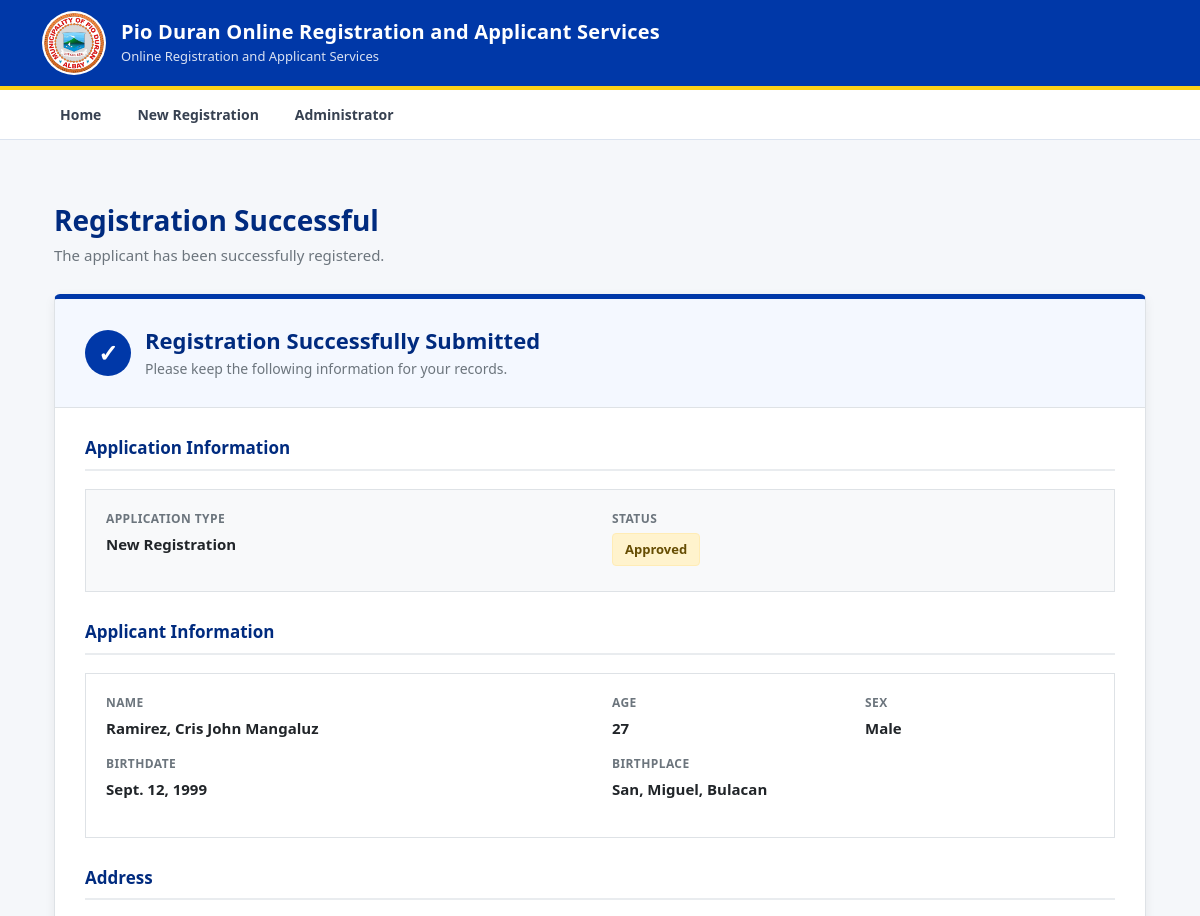
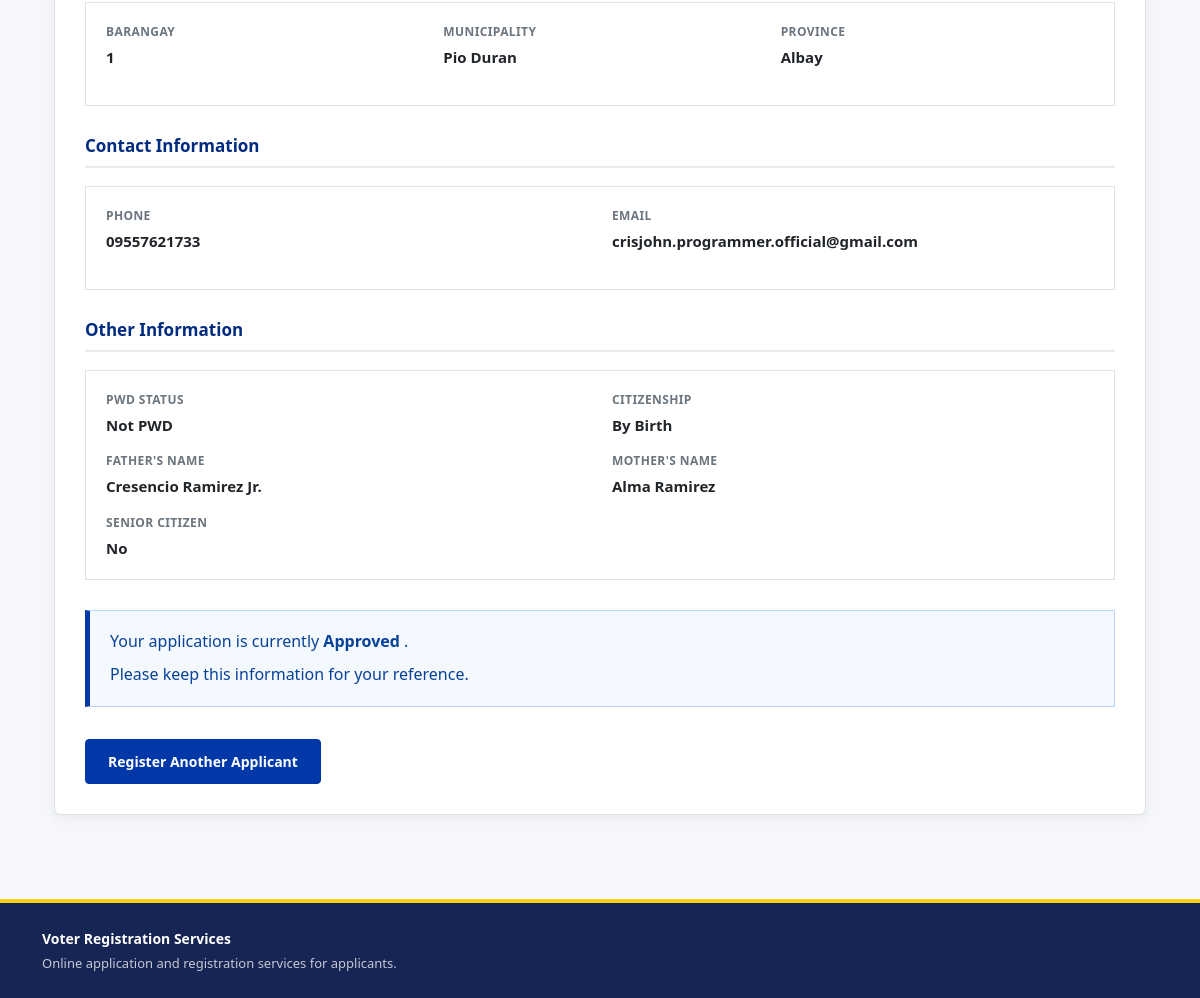
/registration-success/2/, run on the app's committed database (2 pictures, top to bottom).
### Applicants/models.py (models this page shows, shortened)
class Applicant(models.Model):
    APPLICATION_CHOICES = [
        ("NEW", "New Registration"),
        ("UPDATE", "Update Information"),
        ("TRANSFER", "Transfer"),
        ("REACTIVATION", "Reactivation"),
        ("REINSTATEMENT", "Reinstatement"),
    ]
    APPLICATION_STATUS = [
        ("APPROVED", "Approved"),
        ("DISAPPROVED", "Disapproved"),
        ("PENDING", "Pending"),
        ("REVIEW", "Review"),
    ]
    PWD_CHOICES = [
        ("NO", "Not PWD"),
        ("VISUAL", "Visual Disability"),
        ("HEARING", "Hearing Disability"),
        ("PHYSICAL", "Physical Disability"),
        ("INTELLECTUAL", "Intellectual Disability"),
        ("PSYCHOSOCIAL", "Psychosocial Disability"),
        ("MULTIPLE", "Multiple Disabilities"),
        ("OTHER", "Other"),
    ]
    VERIFICATION_STATUS = [
        ("UNVERIFIED", "Unverified"),
        ("BIOMETRICS_PENDING", "Biometrics Pending"),
        ("VERIFIED", "Verified"),
    ]
    CITIZENSHIP_CHOICES = [
        ("BY_BIRTH", "By Birth"),
        ("NATURALIZED", "Naturalized"),
    ]
    lastname = models.CharField(max_length=255)
    firstname = models.CharField(max_length=255)
    middlename = models.CharField(max_length=255)
    civil_status = models.CharField(max_length=20, null=True, blank=True)
    age = models.IntegerField()
    sex = models.CharField(max_length=20)
    birthdate = models.DateField()
    birthplace = models.CharField(max_length=255)
    civil_status = models.CharField(max_length=20, null=True, blank=True)
    brgy = models.ForeignKey(
        Barangay,
        on_delete=models.SET_NULL,
        null=True,
        blank=True
    )
    province = models.CharField(max_length=255, default="Albay")
    municipality = models.CharField(max_length=255, default="Pio Duran")
    phone = models.CharField(max_length=11)
    email = models.EmailField(unique=True)
    application_type = models.CharField(
        max_length=20,
        choices=APPLICATION_CHOICES,
        default="NEW"
    )
    pwd_status = models.CharField(
        max_length=20,
        choices=PWD_CHOICES,
        default="NO"
    )
    citizenship_status = models.CharField(
        max_length=20,
        choices=CITIZENSHIP_CHOICES,
        default="BY_BIRTH"
    )
    status = models.CharField(
        max_length=20,
        choices=APPLICATION_STATUS,
        default='PENDING'
    )
    verification_status = models.CharField(
        max_length=30,
        choices=VERIFICATION_STATUS,
        default="UNVERIFIED"
    )
    father = models.CharField(max_length=255)
    mother = models.CharField(max_length=255)
    is_active = models.BooleanField(default=True)
    is_senior = models.BooleanField(default=False)
    date_joined = models.DateField(auto_now_add=True)
    office_visit_date = models.DateField(
        null=True,
        blank=True
    )
    office_visit_slot = models.PositiveIntegerField(
        null=True,
        blank=True
    )

class Barangay(models.Model):
    name = models.CharField(max_length=255, unique=True)
    def __str__(self):
        return self.name

### Applicants/views.py (the view)
def registration_success(request, applicant_id):
    applicant = get_object_or_404(
        Applicant,
        id=applicant_id
    )
    return render(
        request,
        "components/registration_success.html",
        {
            "applicant": applicant,
        }
    )

### templates/components/registration_success.html (shortened to what this page needs)
{% extends "base.html" %}
{% block content %}
<div class="container py-4">
<div class="page-header">
    <h1>
        Registration Successful
    </h1>
    <p>
        The applicant has been successfully registered.
    </p>
</div>
<div class="success-card">
    <div class="success-header">
        <div class="success-title">
            <div class="success-icon">
                ✓
            </div>
            <div>
                <h2>
                    Registration Successfully Submitted
                </h2>
                <p>
                    Please keep the following information for your records.
                </p>
            </div>
        </div>
    </div>
    <div class="success-body">
        <div class="info-section">
            <h3 class="section-title">
                Application Information
            </h3>
            <div class="application-summary">
                <div class="row">
                    <div class="col-md-6 detail-item">
                        <span class="detail-label">
                            Application Type
                        </span>
                        <div class="detail-value">
                            {{ applicant.get_application_type_display }}
                        </div>
                    </div>
                    <div class="col-md-6 detail-item">
                        <span class="detail-label">
                            Status
                        </span>
                        <div class="detail-value">
                            <span class="status-badge">
                                {{ applicant.get_status_display }}
                            </span>
                        </div>
                    </div>
                </div>
            </div>
        </div>
        <div class="info-section">
            <h3 class="section-title">
                Applicant Information
            </h3>
            <div class="info-card">
                <div class="row">
                    <div class="col-md-6 detail-item">
                        <span class="detail-label">
                            Name
                        </span>
                        <div class="detail-value">
                            {{ applicant.lastname }},
                            {{ applicant.firstname }}
                            {{ applicant.middlename }}
                        </div>
                    </div>
                    <div class="col-md-3 detail-item">
                        <span class="detail-label">
                            Age
                        </span>
                        <div class="detail-value">
                            {{ applicant.age }}
                        </div>
                    </div>
                    <div class="col-md-3 detail-item">
                        <span class="detail-label">
                            Sex
                        </span>
                        <div class="detail-value">
                            {{ applicant.sex }}
                        </div>
                    </div>
                    <div class="col-md-6 detail-item">
                        <span class="detail-label">
                            Birthdate
                        </span>
                        <div class="detail-value">
                            {{ applicant.birthdate }}
                        </div>
                    </div>
                    <div class="col-md-6 detail-item">
                        <span class="detail-label">
                            Birthplace
                        </span>
                        <div class="detail-value">
                            {{ applicant.birthplace }}
                        </div>
                    </div>
                </div>
            </div>
        </div>
        <div class="info-section">
            <h3 class="section-title">
                Address
            </h3>
            <div class="info-card">
                <div class="row">
                    <div class="col-md-4 detail-item">
                        <span class="detail-label">
                            Barangay
                        </span>
                        <div class="detail-value">
                            {{ applicant.brgy }}
                        </div>
                    </div>
                    <div class="col-md-4 detail-item">
                        <span class="detail-label">
                            Municipality
                        </span>
                        <div class="detail-value">
                            {{ applicant.municipality }}
                        </div>
                    </div>
                    <div class="col-md-4 detail-item">
                        <span class="detail-label">
                            Province
                        </span>
                        <div class="detail-value">
                            {{ applicant.province }}
                        </div>
                    </div>
                </div>
            </div>
        </div>
        <div class="info-section">
            <h3 class="section-title">
                Contact Information
            </h3>
            <div class="info-card">
                <div class="row">
                    <div class="col-md-6 detail-item">
                        <span class="detail-label">
                            Phone
                        </span>
                        <div class="detail-value">
                            {{ applicant.phone }}
                        </div>
                    </div>
                    <div class="col-md-6 detail-item">
                        <span class="detail-label">
                            Email
                        </span>
                        <div class="detail-value">
                            {{ applicant.email }}
                        </div>
                    </div>
                </div>
            </div>
        </div>
        <div class="info-section">
            <h3 class="section-title">
                Other Information
            </h3>
            <div class="info-card">
                <div class="row">
                    <div class="col-md-6 detail-item">
                        <span class="detail-label">
                            PWD Status
                        </span>
                        <div class="detail-value">
                            {{ applicant.get_pwd_status_display }}
                        </div>
                    </div>
                    <div class="col-md-6 detail-item">
                        <span class="detail-label">
                            Citizenship
                        </span>
                        <div class="detail-value">
                            {{ applicant.get_citizenship_status_display }}
                        </div>
                    </div>
                    <div class="col-md-6 detail-item">
                        <span class="detail-label">
                            Father's Name
                        </span>
                        <div class="detail-value">
                            {{ applicant.father }}
                        </div>
                    </div>
                    <div class="col-md-6 detail-item">
                        <span class="detail-label">
                            Mother's Name
                        </span>
                        <div class="detail-value">
                            {{ applicant.mother }}
                        </div>
                    </div>
                    <div class="col-md-6 detail-item">
                        <span class="detail-label">
                            Senior Citizen
                        </span>
                        <div class="detail-value">
                            {% if applicant.is_senior %}
                                Yes
                            {% else %}
                                No
                            {% endif %}
                        </div>
                    </div>
                </div>
            </div>
        </div>
        <div class="notice-box">
            <p>
                Your application is currently
                <strong>
                    {{ applicant.get_status_display }}
                </strong>.
            </p>
            <p>
                Please keep this information for your reference.
            </p>
        </div>
        <div class="action-area">
            <a
                href="{% url 'verify-new-registration' %}"
                class="btn-government"
            >
                Register Another Applicant
            </a>
        </div>
    </div>
</div>
</div>
{% endblock %}

### templates/base.html (style rules this page uses)
:root { --gov-blue: #0038a8; --gov-dark-blue: #002b7f; --gov-light-blue: #eaf2ff; --gov-gold: #fcd116; --gov-red: #ce1126; --text-dark: #1f2937; --border-color: #dbe3ef; --background: #f5f7fa; }
* { box-sizing: border-box; }
body { margin: 0; background: var(--background); color: var(--text-dark); font-family: "Segoe UI", Roboto, Arial, sans-serif; }
.page-header { margin-bottom: 30px; }
.page-header h1 { margin-bottom: 8px; color: #172554; font-size: 32px; font-weight: 700; }
.page-header p { margin: 0; color: #64748b; font-size: 15px; }

### templates/components/registration_success.html (style rules this page uses)
.page-header { margin-bottom: 28px; }
.page-header h1 { font-size: 28px; font-weight: 700; color: #002b7f; margin-bottom: 6px; }
.page-header p { color: #6c757d; margin: 0; }
.success-card { background: #ffffff; border: 1px solid #dee2e6; border-top: 5px solid #0038a8; border-radius: 6px; box-shadow: 0 3px 12px rgba(0, 0, 0, 0.06); overflow: hidden; }
.success-header { background: #f4f8ff; padding: 28px 30px; border-bottom: 1px solid #dee2e6; }
.success-title { display: flex; align-items: center; gap: 14px; }
.success-icon { width: 46px; height: 46px; border-radius: 50%; background: #0038a8; color: #ffffff; display: flex; align-items: center; justify-content: center; font-size: 24px; font-weight: 700; flex-shrink: 0; }
.success-header h2 { margin: 0; font-size: 22px; font-weight: 700; color: #002b7f; }
.success-header p { margin: 5px 0 0; color: #6c757d; font-size: 14px; }
.success-body { padding: 30px; }
.info-section { margin-bottom: 30px; }
.section-title { font-size: 17px; font-weight: 700; color: #002b7f; margin-bottom: 18px; padding-bottom: 10px; border-bottom: 2px solid #e9ecef; }
.application-summary { background: #f8f9fa; border: 1px solid #dee2e6; padding: 20px; }
.detail-item { margin-bottom: 16px; }
.detail-item:last-child { margin-bottom: 0; }
.detail-label { display: block; color: #6c757d; font-size: 12px; font-weight: 700; text-transform: uppercase; letter-spacing: 0.4px; margin-bottom: 5px; }
.detail-value { color: #212529; font-size: 15px; font-weight: 600; word-break: break-word; }
.status-badge { display: inline-block; padding: 6px 12px; background: #fff3cd; border: 1px solid #ffecb5; color: #664d03; border-radius: 4px; font-size: 13px; font-weight: 700; }
.info-card { border: 1px solid #dee2e6; background: #ffffff; padding: 20px; }
.notice-box { background: #f4f8ff; border: 1px solid #b6d4fe; border-left: 5px solid #0038a8; padding: 18px 20px; margin-top: 4px; margin-bottom: 28px; }
.notice-box p { margin: 0 0 7px; color: #084298; line-height: 1.6; }
.notice-box p:last-child { margin-bottom: 0; }
.action-area { padding-top: 4px; }
.btn-government { display: inline-block; background: #0038a8; border: 1px solid #0038a8; color: #ffffff; padding: 11px 22px; font-size: 14px; font-weight: 600; text-decoration: none; border-radius: 4px; transition: background 0.2s ease; }

### data on the page
Applicant: application_type "New Registration", status "Approved", lastname "Ramirez", firstname "Cris John", middlename "Mangaluz", age "27", sex "Male", birthdate "Sept. 12, 1999", birthplace "San, Miguel, Bulacan", brgy "1", municipality "Pio Duran", province "Albay", phone "09557621733", email "crisjohn.programmer.official@gmail.com", pwd_status "Not PWD", citizenship_status "By Birth", father "Cresencio Ramirez Jr.", mother "Alma Ramirez"
